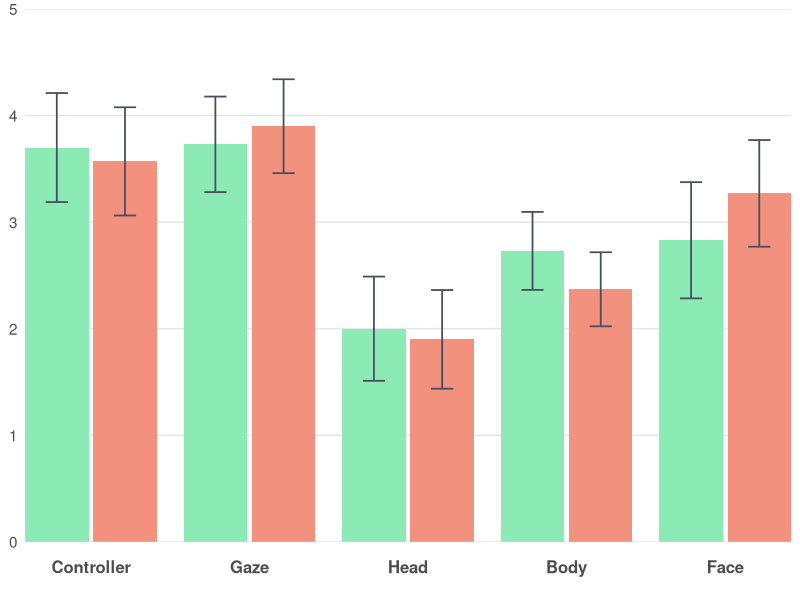
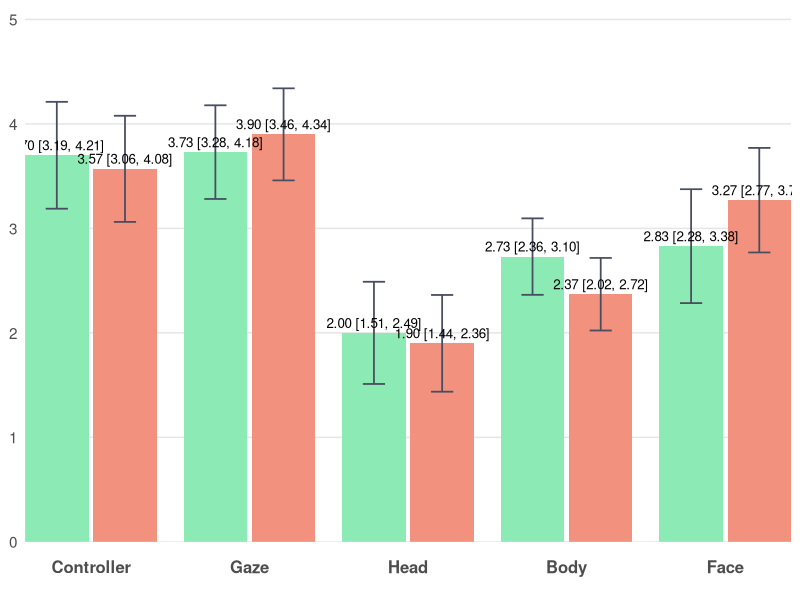

Recreate these plots in R, in order.
# ================= Packages =================
if (!require(ggplot2)) install.packages("ggplot2")
library(ggplot2)

# ================= Data =================
# Controller: Low 3.70 (±1.37), High 3.57 (±1.36)
# Gaze: Low 3.73 (±1.20), High 3.90 (±1.18)
# Head: Low 2.00 (±1.31), High 1.90 (±1.24)
# Body: Low 2.73 (±0.98), High 2.37 (±0.93)
# Face: Low 2.83 (±1.46), High 3.27 (±1.34)

dat <- data.frame(
  Category = c("Controller","Controller",
               "Gaze","Gaze",
               "Head","Head",
               "Body","Body",
               "Face","Face"),
  slot     = c("L","R",
               "L","R",
               "L","R",
               "L","R",
               "L","R"),
  series   = c("Low","High",
               "Low","High",
               "Low","High",
               "Low","High",
               "Low","High"),
  mean     = c(3.70, 3.57,      # Controller Low, High
               3.73, 3.90,      # Gaze Low, High
               2.00, 1.90,      # Head Low, High
               2.73, 2.37,      # Body Low, High
               2.83, 3.27),     # Face Low, High
  sd       = c(1.37, 1.36,      # Controller Low, High
               1.20, 1.18,      # Gaze Low, High
               1.31, 1.24,      # Head Low, High
               0.98, 0.93,      # Body Low, High
               1.46, 1.34),     # Face Low, High
  stringsAsFactors = FALSE
)

# 固定横轴顺序
dat$Category <- factor(dat$Category,
  levels = c("Controller","Gaze","Head","Body","Face"))
dat$slot   <- factor(dat$slot, levels = c("L","R"))
dat$series <- factor(dat$series, levels = c("Low","High"))

# ================= 手动定位（确保居中+相邻柱体有间距） =================
# 以每个类目的中心为整数(1,2,3,...)，在左右各偏移 delta；两柱宽度为 bar_w
group_w <- 0.8               # 每个类目总体占宽（<1 避免挤到相邻类目）
bar_w   <- group_w / 2       # 0.4  柱体宽度保持不变
delta   <- group_w / 4       # 0.2  基础偏移
gap     <- 0.03              # 相邻柱体间距（几个像素）

# 对于所有类别，L和R之间增加间距
offset_map <- c(L = -delta - gap/2, R = +delta + gap/2)

x_base <- as.numeric(dat$Category)
dat$x  <- x_base + unname(offset_map[as.character(dat$slot)])

# ================= 配色方案 =================
col_low   <- "#8CEAB4"      # Low
col_high  <- "#F1917E"      # High

err_col   <- "#484D5F"

theme_base <- theme_minimal(base_size = 13) +
  theme(
    legend.position    = "none",
    panel.background   = element_rect(fill = "#FFFFFF", color = NA),  # 白底
    plot.background    = element_rect(fill = "#FFFFFF", color = NA),  # 白底
    panel.grid.major   = element_blank(),  # 去除所有网格线
    panel.grid.minor   = element_blank(),  # 去除所有网格线
    panel.grid.major.x = element_blank(),
    panel.grid.minor.x = element_blank(),
    panel.grid.major.y = element_blank(),
    panel.grid.minor.y = element_blank(),
    axis.ticks.x       = element_blank(),  # 去除x轴刻度线（底部灰色竖线）
    axis.ticks.y       = element_blank(),  # 去除y轴刻度线（左侧竖着的刻度线）
    axis.line.x        = element_blank(),  # 去除x轴线（底部灰色竖线）
    axis.line.y        = element_blank(),  # 去除y轴线（左侧竖线）
    axis.text.x        = element_text(size = 12, face = "bold", 
                                       margin = margin(t = 10, b = 10)),  # 底部文字距离坐标轴更远
    axis.text.y        = element_text(size = 11),
    axis.title         = element_blank()
  )

# y 轴：根据数据范围确定，最大值约 3.90 + 1.18 ≈ 5，设置为 0-5
y_top    <- 5
y_bottom <- 0
y_breaks <- seq(0, 5, by = 1)

# x 轴：用数值坐标，刻度放在每个类目中心
x_breaks <- seq_along(levels(dat$Category))
x_labels <- levels(dat$Category)

# ================= 95% 置信区间计算 =================
n <- 30  # 样本量
df <- n - 1  # 自由度 = 29
t_critical <- qt(0.975, df)  # t分布临界值（95% CI，双尾）
# 计算95% CI的误差范围
dat$ci_margin <- t_critical * (dat$sd / sqrt(n))

# ================= 图1：不带标注 =================
p1 <- ggplot(dat, aes(x = x, y = mean, fill = series)) +
  # 手动添加水平坐标线
  geom_hline(yintercept = y_breaks, color = "#E5E5E5", linewidth = 0.5) +
  geom_col(width = bar_w, position = "identity", colour = NA) +
  geom_errorbar(aes(ymin = mean - ci_margin, ymax = mean + ci_margin),
                width = bar_w * 0.35, color = err_col, linewidth = 0.6,
                position = "identity") +
  scale_fill_manual(values = c(Low = col_low, High = col_high)) +
  scale_y_continuous(breaks = y_breaks, minor_breaks = NULL) +
  scale_x_continuous(breaks = x_breaks, labels = x_labels, expand = c(0, 0)) +
  coord_cartesian(ylim = c(y_bottom, y_top), expand = 0) +
  theme_base

# ================= 图2：带"均值 (95% CI)"标注 =================
lab_df <- transform(dat, label = sprintf("%.2f [%.2f, %.2f]", mean, 
                                          mean - ci_margin, mean + ci_margin))

p2 <- ggplot(dat, aes(x = x, y = mean, fill = series)) +
  # 手动添加水平坐标线
  geom_hline(yintercept = y_breaks, color = "#E5E5E5", linewidth = 0.5) +
  geom_col(width = bar_w, position = "identity", colour = NA) +
  geom_errorbar(aes(ymin = mean - ci_margin, ymax = mean + ci_margin),
                width = bar_w * 0.35, color = err_col, linewidth = 0.6,
                position = "identity") +
  geom_text(data = lab_df, aes(label = label),
            vjust = -0.5, size = 3.4, position = "identity") +
  scale_fill_manual(values = c(Low = col_low, High = col_high)) +
  scale_y_continuous(breaks = y_breaks, minor_breaks = NULL) +
  scale_x_continuous(breaks = x_breaks, labels = x_labels, expand = c(0, 0)) +
  coord_cartesian(ylim = c(y_bottom, y_top * 1.02), expand = 0) +
  theme_base

# 保存文件（确保目录存在）
if (!dir.exists("no_labels")) dir.create("no_labels", recursive = TRUE)
if (!dir.exists("with_labels")) dir.create("with_labels", recursive = TRUE)
ggsave("no_labels/Ranking_no_labels.png", p1, width = 8, height = 3.03, dpi = 300, bg = "white")
ggsave("with_labels/Ranking_with_labels.png", p2, width = 8, height = 3.33, dpi = 300, bg = "white")
